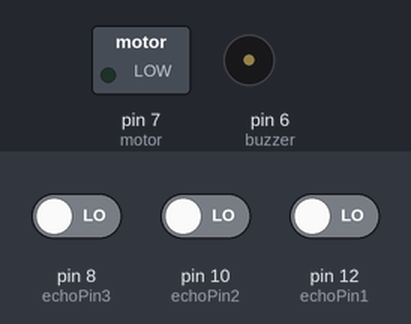
The sketch below on a simulated Arduino Uno, built with avr-gcc and run on an emulated ATmega328P. Parts: switched loads named in the sketch (green lamp = pin HIGH), buzzer (waves = sounding, pin HIGH). The test bench sets the inputs (shaded band); at power-on: pin 8 (echoPin3) LOW, pin 10 (echoPin2) LOW, pin 12 (echoPin1) LOW. Pins used as bus, display or sensor lines are not drawn.

Above: at 1.5 s.
At 3.2 s:
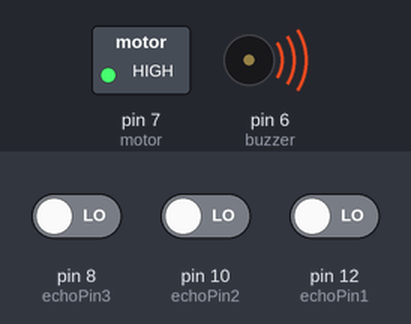
Timing chart, 0 to 5.2 s (numbered marks = the images above):
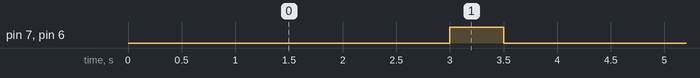

The sketch:

third_eye_for_the_blind.ino
```cpp
#define trigPin1 13
#define echoPin1 12
#define trigPin2 11
#define echoPin2 10
#define trigPin3 9
#define echoPin3 8
#define buzzer 6
#define motor 7
long sensorOneDuration, sensorTwoDuration, sensorThreeDuration;
long sensorOne, sensorTwo, sensorThree;

void setup() {
  pinMode(trigPin1, OUTPUT);
  pinMode(echoPin1, INPUT);
  pinMode(trigPin2, OUTPUT);
  pinMode(echoPin2, INPUT);
  pinMode(trigPin3, OUTPUT);
  pinMode(echoPin3, INPUT);
  pinMode(buzzer, OUTPUT);
  pinMode(motor, OUTPUT);
}

void loop() {
  //For sensor 1
  digitalWrite(trigPin1, LOW);
  delayMicroseconds(4);
  digitalWrite(trigPin1, HIGH);
  delayMicroseconds(4);
  sensorOneDuration = pulseIn(echoPin1, HIGH);
  sensorOne = (sensorOneDuration/2)/29.1;

  //For sensor 2
  digitalWrite(trigPin2, LOW);
  delayMicroseconds(4);
  digitalWrite(trigPin2, HIGH);
  delayMicroseconds(4);
  sensorTwoDuration = pulseIn(echoPin2, HIGH);
  sensorTwo = (sensorTwoDuration/2)/29.1;

  //For sensor 3
  digitalWrite(trigPin3, LOW);
  delayMicroseconds(4);
  digitalWrite(trigPin3, HIGH);
  delayMicroseconds(4);
  sensorThreeDuration = pulseIn(echoPin3, HIGH);
  sensorThree = (sensorThreeDuration/2)/29.1;

  if(sensorOne < 60){
    digitalWrite(buzzer, HIGH);
    digitalWrite(motor, HIGH);
    delay(500);
    digitalWrite(buzzer, LOW);
    digitalWrite(motor, LOW);
    delay(500);
  }
  else if(sensorTwo < 30){
    digitalWrite(buzzer, HIGH);
    digitalWrite(motor, HIGH);
    delay(250);
    digitalWrite(buzzer, LOW);
    digitalWrite(motor, LOW);
    delay(250);
  }
  else if(sensorThree > 65){
    digitalWrite(buzzer, HIGH);
    digitalWrite(motor, HIGH);
    delay(300);
    digitalWrite(buzzer, LOW);
    digitalWrite(motor, LOW);
    delay(300);
  }
  else if(sensorOne <=60 && sensorOne>= 30){
    digitalWrite(buzzer, HIGH);
    digitalWrite(motor, HIGH);
    delay(500);
    digitalWrite(buzzer, LOW);
    digitalWrite(motor, LOW);
    delay(500);
  }
  else if(sensorTwo <=30 && sensorTwo >= 15){
    digitalWrite(buzzer, HIGH);
    digitalWrite(motor, HIGH);
    delay(250);
    digitalWrite(buzzer, LOW);
    digitalWrite(motor, LOW);
    delay(250);
  }
  else if(sensorTwo <= 75 && sensorThree>= 56){
    digitalWrite(buzzer, HIGH);
    digitalWrite(motor, HIGH);
    delay(300);
    digitalWrite(buzzer, LOW);
    digitalWrite(motor, LOW);
    delay(300);
  }
  else{
    digitalWrite(buzzer, LOW);
    digitalWrite(motor, LOW);
  }
}
```

Measured:
- by itself, pin 7 (motor), pin 6 (buzzer): alternates HIGH for 0.50 s and LOW for 3.5 s
